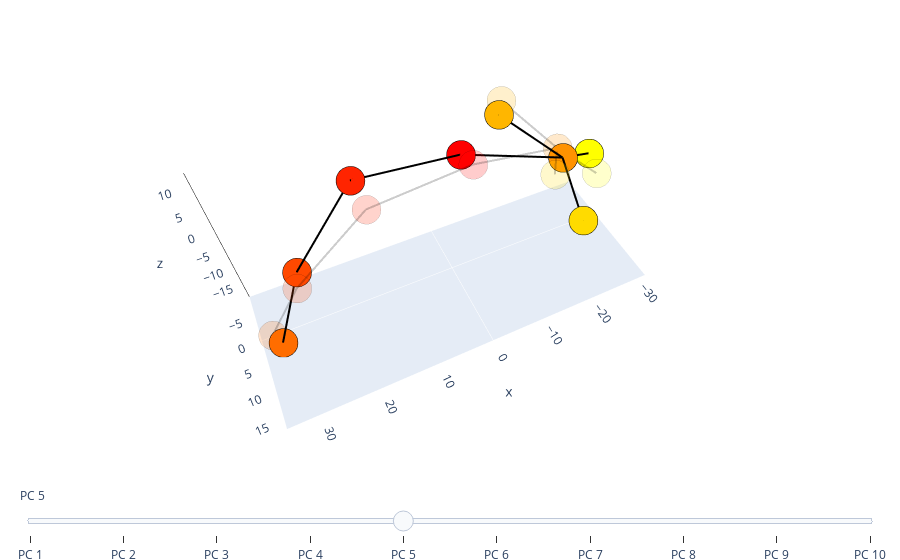

Notebook source saved alongside this figure:
### Markdown cell above
##### PCA

### Code cell
pca = kpms.fit_pca(**data, **config())
kpms.save_pca(pca, project_dir)

kpms.print_dims_to_explain_variance(pca, 0.9)
kpms.plot_scree(pca, project_dir=project_dir)
kpms.plot_pcs(pca, project_dir=project_dir, **config())

### Figure 1 — Plotly figure (JSON) as saved in the notebook; plotly's stock layout.template omitted (floating-point values rounded to 4 significant figures; data arrays with more than 128 entries replaced by an {"elided": "..."} marker saying what was removed)
{"data": [{"marker": {"color": [0, 0.1429, 0.2857, 0.4286, 0.5714, 0.7143, 0.8571, 1], "colorscale": {"elided": "255x2 mixed values"}, "line": {"color": "black", "width": 0.5}, "opacity": 1, "size": 10}, "mode": "markers", "type": "scatter3d", "visible": false, "x": [-2.917, 13.07, 24.54, 30.18, -16.85, -10.92, -9.778, -27.32], "y": [-0.5616, -1.183, -0.5616, 0.2209, 0.4868, -9.043, 9.373, 1.269], "z": [6.073, -0.2813, -14.74, -24.77, 8.235, 11.38, 11.56, 2.532]}, {"line": {"color": "rgba(0, 0, 0, 1)", "width": 4}, "mode": "lines", "type": "scatter3d", "visible": false, "x": [13.07, -2.917], "y": [-1.183, -0.5616], "z": [-0.2813, 6.073]}, {"line": {"color": "rgba(0, 0, 0, 1)", "width": 4}, "mode": "lines", "type": "scatter3d", "visible": false, "x": [24.54, 13.07], "y": [-0.5616, -1.183], "z": [-14.74, -0.2813]}, {"line": {"color": "rgba(0, 0, 0, 1)", "width": 4}, "mode": "lines", "type": "scatter3d", "visible": false, "x": [30.18, 24.54], "y": [0.2209, -0.5616], "z": [-24.77, -14.74]}, {"line": {"color": "rgba(0, 0, 0, 1)", "width": 4}, "mode": "lines", "type": "scatter3d", "visible": false, "x": [-16.85, -2.917], "y": [0.4868, -0.5616], "z": [8.235, 6.073]}, {"line": {"color": "rgba(0, 0, 0, 1)", "width": 4}, "mode": "lines", "type": "scatter3d", "visible": false, "x": [-10.92, -16.85], "y": [-9.043, 0.4868], "z": [11.38, 8.235]}, {"line": {"color": "rgba(0, 0, 0, 1)", "width": 4}, "mode": "lines", "type": "scatter3d", "visible": false, "x": [-9.778, -16.85], "y": [9.373, 0.4868], "z": [11.56, 8.235]}, {"line": {"color": "rgba(0, 0, 0, 1)", "width": 4}, "mode": "lines", "type": "scatter3d", "visible": false, "x": [-27.32, -16.85], "y": [1.269, 0.4868], "z": [2.532, 8.235]}, {"marker": {"color": [0, 0.1429, 0.2857, 0.4286, 0.5714, 0.7143, 0.8571, 1], "colorscale": {"elided": "255x2 mixed values"}, "line": {"color": "black", "width": 0.5}, "opacity": 1, "size": 10}, "mode": "markers", "type": "scatter3d", "visible": false, "x": [-3.837, 13.3, 25.69, 31.41, -17.64, -16.56, -7.399, -24.97], "y": [-3.768, -6.958, -3.768, -0.1476, 3.603, -7.934, 8.982, 9.992], "z": [6.877, 4.394, -8.543, -18.11, 3.75, 9.126, 9.74, -7.233]}, {"line": {"color": "rgba(0, 0, 0, 1)", "width": 4}, "mode": "lines", "type": "scatter3d", "visible": false, "x": [13.3, -3.837], "y": [-6.958, -3.768], "z": [4.394, 6.877]}, {"line": {"color": "rgba(0, 0, 0, 1)", "width": 4}, "mode": "lines", "type": "scatter3d", "visible": false, "x": [25.69, 13.3], "y": [-3.768, -6.958], "z": [-8.543, 4.394]}, {"line": {"color": "rgba(0, 0, 0, 1)", "width": 4}, "mode": "lines", "type": "scatter3d", "visible": false, "x": [31.41, 25.69], "y": [-0.1476, -3.768], "z": [-18.11, -8.543]}, {"line": {"color": "rgba(0, 0, 0, 1)", "width": 4}, "mode": "lines", "type": "scatter3d", "visible": false, "x": [-17.64, -3.837], "y": [3.603, -3.768], "z": [3.75, 6.877]}, {"line": {"color": "rgba(0, 0, 0, 1)", "width": 4}, "mode": "lines", "type": "scatter3d", "visible": false, "x": [-16.56, -17.64], "y": [-7.934, 3.603], "z": [9.126, 3.75]}, {"line": {"color": "rgba(0, 0, 0, 1)", "width": 4}, "mode": "lines", "type": "scatter3d", "visible": false, "x": [-7.399, -17.64], "y": [8.982, 3.603], "z": [9.74, 3.75]}, {"line": {"color": "rgba(0, 0, 0, 1)", "width": 4}, "mode": "lines", "type": "scatter3d", "visible": false, "x": [-24.97, -17.64], "y": [9.992, 3.603], "z": [-7.233, 3.75]}, {"marker": {"color": [0, 0.1429, 0.2857, 0.4286, 0.5714, 0.7143, 0.8571, 1], "colorscale": {"elided": "255x2 mixed values"}, "line": {"color": "black", "width": 0.5}, "opacity": 1, "size": 10}, "mode": "markers", "type": "scatter3d", "visible": false, "x": [-3.396, 12.9, 22.97, 27.3, -16.19, -10.22, -12.62, -20.75], "y": [0.7562, 1.25, 0.7562, 0.3702, -0.789, -7.86, 7.963, -2.446], "z": [8.718, 6.316, -8.713, -19.04, 3.064, 10.01, 10.4, -10.76]}, {"line": {"color": "rgba(0, 0, 0, 1)", "width": 4}, "mode": "lines", "type": "scatter3d", "visible": false, "x": [12.9, -3.396], "y": [1.25, 0.7562], "z": [6.316, 8.718]}, {"line": {"color": "rgba(0, 0, 0, 1)", "width": 4}, "mode": "lines", "type": "scatter3d", "visible": false, "x": [22.97, 12.9], "y": [0.7562, 1.25], "z": [-8.713, 6.316]}, {"line": {"color": "rgba(0, 0, 0, 1)", "width": 4}, "mode": "lines", "type": "scatter3d", "visible": false, "x": [27.3, 22.97], "y": [0.3702, 0.7562], "z": [-19.04, -8.713]}, {"line": {"color": "rgba(0, 0, 0, 1)", "width": 4}, "mode": "lines", "type": "scatter3d", "visible": false, "x": [-16.19, -3.396], "y": [-0.789, 0.7562], "z": [3.064, 8.718]}, {"line": {"color": "rgba(0, 0, 0, 1)", "width": 4}, "mode": "lines", "type": "scatter3d", "visible": false, "x": [-10.22, -16.19], "y": [-7.86, -0.789], "z": [10.01, 3.064]}, {"line": {"color": "rgba(0, 0, 0, 1)", "width": 4}, "mode": "lines", "type": "scatter3d", "visible": false, "x": [-12.62, -16.19], "y": [7.963, -0.789], "z": [10.4, 3.064]}, {"line": {"color": "rgba(0, 0, 0, 1)", "width": 4}, "mode": "lines", "type": "scatter3d", "visible": false, "x": [-20.75, -16.19], "y": [-2.446, -0.789], "z": [-10.76, 3.064]}, {"marker": {"color": [0, 0.1429, 0.2857, 0.4286, 0.5714, 0.7143, 0.8571, 1], "colorscale": {"elided": "255x2 mixed values"}, "line": {"color": "black", "width": 0.5}, "opacity": 1, "size": 10}, "mode": "markers", "type": "scatter3d", "visible": false, "x": [-6.525, 8.888, 25.87, 33.95, -15.82, -11.4, -11.22, -23.75], "y": [-0.3511, -0.8398, -0.3511, 0.1592, 0.07145, -5.618, 6.078, 0.8517], "z": [2.852, 1.229, -6.314, -12.77, 3.512, 5.413, 4.898, 1.176]}, {"line": {"color": "rgba(0, 0, 0, 1)", "width": 4}, "mode": "lines", "type": "scatter3d", "visible": false, "x": [8.888, -6.525], "y": [-0.8398, -0.3511], "z": [1.229, 2.852]}, {"line": {"color": "rgba(0, 0, 0, 1)", "width": 4}, "mode": "lines", "type": "scatter3d", "visible": false, "x": [25.87, 8.888], "y": [-0.3511, -0.8398], "z": [-6.314, 1.229]}, {"line": {"color": "rgba(0, 0, 0, 1)", "width": 4}, "mode": "lines", "type": "scatter3d", "visible": false, "x": [33.95, 25.87], "y": [0.1592, -0.3511], "z": [-12.77, -6.314]}, {"line": {"color": "rgba(0, 0, 0, 1)", "width": 4}, "mode": "lines", "type": "scatter3d", "visible": false, "x": [-15.82, -6.525], "y": [0.07145, -0.3511], "z": [3.512, 2.852]}, {"line": {"color": "rgba(0, 0, 0, 1)", "width": 4}, "mode": "lines", "type": "scatter3d", "visible": false, "x": [-11.4, -15.82], "y": [-5.618, 0.07145], "z": [5.413, 3.512]}, {"line": {"color": "rgba(0, 0, 0, 1)", "width": 4}, "mode": "lines", "type": "scatter3d", "visible": false, "x": [-11.22, -15.82], "y": [6.078, 0.07145], "z": [4.898, 3.512]}, {"line": {"color": "rgba(0, 0, 0, 1)", "width": 4}, "mode": "lines", "type": "scatter3d", "visible": false, "x": [-23.75, -15.82], "y": [0.8517, 0.07145], "z": [1.176, 3.512]}, {"marker": {"color": [0, 0.1429, 0.2857, 0.4286, 0.5714, 0.7143, 0.8571, 1], "colorscale": {"elided": "255x2 mixed values"}, "line": {"color": "black", "width": 0.5}, "opacity": 1, "size": 10}, "mode": "markers", "type": "scatter3d", "visible": true, "x": [-2.869, 14.19, 26.58, 32.58, -18.3, -9.208, -13.21, -29.77], "y": [-3.19, -7.593, -3.19, 2.73, 2.604, -3.277, 15.81, -3.892], "z": [6.082, 3.586, -8.379, -17.69, 4.214, 11.78, 5.511, -5.105]}, {"line": {"color": "rgba(0, 0, 0, 1)", "width": 4}, "mode": "lines", "type": "scatter3d", "visible": true, "x": [14.19, -2.869], "y": [-7.593, -3.19], "z": [3.586, 6.082]}, {"line": {"color": "rgba(0, 0, 0, 1)", "width": 4}, "mode": "lines", "type": "scatter3d", "visible": true, "x": [26.58, 14.19], "y": [-3.19, -7.593], "z": [-8.379, 3.586]}, {"line": {"color": "rgba(0, 0, 0, 1)", "width": 4}, "mode": "lines", "type": "scatter3d", "visible": true, "x": [32.58, 26.58], "y": [2.73, -3.19], "z": [-17.69, -8.379]}, {"line": {"color": "rgba(0, 0, 0, 1)", "width": 4}, "mode": "lines", "type": "scatter3d", "visible": true, "x": [-18.3, -2.869], "y": [2.604, -3.19], "z": [4.214, 6.082]}, {"line": {"color": "rgba(0, 0, 0, 1)", "width": 4}, "mode": "lines", "type": "scatter3d", "visible": true, "x": [-9.208, -18.3], "y": [-3.277, 2.604], "z": [11.78, 4.214]}, {"line": {"color": "rgba(0, 0, 0, 1)", "width": 4}, "mode": "lines", "type": "scatter3d", "visible": true, "x": [-13.21, -18.3], "y": [15.81, 2.604], "z": [5.511, 4.214]}, {"line": {"color": "rgba(0, 0, 0, 1)", "width": 4}, "mode": "lines", "type": "scatter3d", "visible": true, "x": [-29.77, -18.3], "y": [-3.892, 2.604], "z": [-5.105, 4.214]}, {"marker": {"color": [0, 0.1429, 0.2857, 0.4286, 0.5714, 0.7143, 0.8571, 1], "colorscale": {"elided": "255x2 mixed values"}, "line": {"color": "black", "width": 0.5}, "opacity": 1, "size": 10}, "mode": "markers", "type": "scatter3d", "visible": false, "x": [-0.8869, 13.59, 23.62, 29.55, -17.56, -7.036, -5.68, -35.59], "y": [0.002094, 0.3, 0.002094, -0.4289, 0.1547, -12.16, 9.789, 2.345], "z": [4.506, 3.929, -6.524, -15.35, 3.122, 7.142, 8.988, -5.815]}, {"line": {"color": "rgba(0, 0, 0, 1)", "width": 4}, "mode": "lines", "type": "scatter3d", "visible": false, "x": [13.59, -0.8869], "y": [0.3, 0.002094], "z": [3.929, 4.506]}, {"line": {"color": "rgba(0, 0, 0, 1)", "width": 4}, "mode": "lines", "type": "scatter3d", "visible": false, "x": [23.62, 13.59], "y": [0.002094, 0.3], "z": [-6.524, 3.929]}, {"line": {"color": "rgba(0, 0, 0, 1)", "width": 4}, "mode": "lines", "type": "scatter3d", "visible": false, "x": [29.55, 23.62], "y": [-0.4289, 0.002094], "z": [-15.35, -6.524]}, {"line": {"color": "rgba(0, 0, 0, 1)", "width": 4}, "mode": "lines", "type": "scatter3d", "visible": false, "x": [-17.56, -0.8869], "y": [0.1547, 0.002094], "z": [3.122, 4.506]}, {"line": {"color": "rgba(0, 0, 0, 1)", "width": 4}, "mode": "lines", "type": "scatter3d", "visible": false, "x": [-7.036, -17.56], "y": [-12.16, 0.1547], "z": [7.142, 3.122]}, {"line": {"color": "rgba(0, 0, 0, 1)", "width": 4}, "mode": "lines", "type": "scatter3d", "visible": false, "x": [-5.68, -17.56], "y": [9.789, 0.1547], "z": [8.988, 3.122]}, {"line": {"color": "rgba(0, 0, 0, 1)", "width": 4}, "mode": "lines", "type": "scatter3d", "visible": false, "x": [-35.59, -17.56], "y": [2.345, 0.1547], "z": [-5.815, 3.122]}, {"marker": {"color": [0, 0.1429, 0.2857, 0.4286, 0.5714, 0.7143, 0.8571, 1], "colorscale": {"elided": "255x2 mixed values"}, "line": {"color": "black", "width": 0.5}, "opacity": 1, "size": 10}, "mode": "markers", "type": "scatter3d", "visible": false, "x": [-5.789, 5.933, 26.17, 38.94, -18.9, -10.19, -10.08, -26.09], "y": [-0.7476, -0.4974, -0.7476, -0.3875, 0.1319, -12.94, 13.58, 1.607], "z": [5.441, -0.7768, -8.784, -17.36, 4.423, 14.66, 10.92, -8.52]}, {"line": {"color": "rgba(0, 0, 0, 1)", "width": 4}, "mode": "lines", "type": "scatter3d", "visible": false, "x": [5.933, -5.789], "y": [-0.4974, -0.7476], "z": [-0.7768, 5.441]}, {"line": {"color": "rgba(0, 0, 0, 1)", "width": 4}, "mode": "lines", "type": "scatter3d", "visible": false, "x": [26.17, 5.933], "y": [-0.7476, -0.4974], "z": [-8.784, -0.7768]}, {"line": {"color": "rgba(0, 0, 0, 1)", "width": 4}, "mode": "lines", "type": "scatter3d", "visible": false, "x": [38.94, 26.17], "y": [-0.3875, -0.7476], "z": [-17.36, -8.784]}, {"line": {"color": "rgba(0, 0, 0, 1)", "width": 4}, "mode": "lines", "type": "scatter3d", "visible": false, "x": [-18.9, -5.789], "y": [0.1319, -0.7476], "z": [4.423, 5.441]}, {"line": {"color": "rgba(0, 0, 0, 1)", "width": 4}, "mode": "lines", "type": "scatter3d", "visible": false, "x": [-10.19, -18.9], "y": [-12.94, 0.1319], "z": [14.66, 4.423]}, {"line": {"color": "rgba(0, 0, 0, 1)", "width": 4}, "mode": "lines", "type": "scatter3d", "visible": false, "x": [-10.08, -18.9], "y": [13.58, 0.1319], "z": [10.92, 4.423]}, {"line": {"color": "rgba(0, 0, 0, 1)", "width": 4}, "mode": "lines", "type": "scatter3d", "visible": false, "x": [-26.09, -18.9], "y": [1.607, 0.1319], "z": [-8.52, 4.423]}, {"marker": {"color": [0, 0.1429, 0.2857, 0.4286, 0.5714, 0.7143, 0.8571, 1], "colorscale": {"elided": "255x2 mixed values"}, "line": {"color": "black", "width": 0.5}, "opacity": 1, "size": 10}, "mode": "markers", "type": "scatter3d", "visible": false, "x": [-3.77, 13.7, 27.0, 33.38, -18.77, -14.53, -12.46, -24.55], "y": [-0.1624, -2.194, -0.1624, 2.868, -0.02028, -16.94, 16.26, 0.3525], "z": [5.609, 8.081, -7.49, -20.07, 2.705, 4.662, 7.631, -1.129]}, {"line": {"color": "rgba(0, 0, 0, 1)", "width": 4}, "mode": "lines", "type": "scatter3d", "visible": false, "x": [13.7, -3.77], "y": [-2.194, -0.1624], "z": [8.081, 5.609]}, {"line": {"color": "rgba(0, 0, 0, 1)", "width": 4}, "mode": "lines", "type": "scatter3d", "visible": false, "x": [27.0, 13.7], "y": [-0.1624, -2.194], "z": [-7.49, 8.081]}, {"line": {"color": "rgba(0, 0, 0, 1)", "width": 4}, "mode": "lines", "type": "scatter3d", "visible": false, "x": [33.38, 27.0], "y": [2.868, -0.1624], "z": [-20.07, -7.49]}, {"line": {"color": "rgba(0, 0, 0, 1)", "width": 4}, "mode": "lines", "type": "scatter3d", "visible": false, "x": [-18.77, -3.77], "y": [-0.02028, -0.1624], "z": [2.705, 5.609]}, {"line": {"color": "rgba(0, 0, 0, 1)", "width": 4}, "mode": "lines", "type": "scatter3d", "visible": false, "x": [-14.53, -18.77], "y": [-16.94, -0.02028], "z": [4.662, 2.705]}, {"line": {"color": "rgba(0, 0, 0, 1)", "width": 4}, "mode": "lines", "type": "scatter3d", "visible": false, "x": [-12.46, -18.77], "y": [16.26, -0.02028], "z": [7.631, 2.705]}, {"line": {"color": "rgba(0, 0, 0, 1)", "width": 4}, "mode": "lines", "type": "scatter3d", "visible": false, "x": [-24.55, -18.77], "y": [0.3525, -0.02028], "z": [-1.129, 2.705]}, {"marker": {"color": [0, 0.1429, 0.2857, 0.4286, 0.5714, 0.7143, 0.8571, 1], "colorscale": {"elided": "255x2 mixed values"}, "line": {"color": "black", "width": 0.5}, "opacity": 1, "size": 10}, "mode": "markers", "type": "scatter3d", "visible": false, "x": [-4.141, 11.9, 27.24, 35.2, -18.7, -13.26, -9.777, -28.45], "y": [0.2107, -5.297, 0.2107, 5.855, 1.534, -7.707, 8.088, -2.894], "z": [5.441, 1.5, -8.912, -17.64, 4.616, 2.887, 18.47, -6.366]}, {"line": {"color": "rgba(0, 0, 0, 1)", "width": 4}, "mode": "lines", "type": "scatter3d", "visible": false, "x": [11.9, -4.141], "y": [-5.297, 0.2107], "z": [1.5, 5.441]}, {"line": {"color": "rgba(0, 0, 0, 1)", "width": 4}, "mode": "lines", "type": "scatter3d", "visible": false, "x": [27.24, 11.9], "y": [0.2107, -5.297], "z": [-8.912, 1.5]}, {"line": {"color": "rgba(0, 0, 0, 1)", "width": 4}, "mode": "lines", "type": "scatter3d", "visible": false, "x": [35.2, 27.24], "y": [5.855, 0.2107], "z": [-17.64, -8.912]}, {"line": {"color": "rgba(0, 0, 0, 1)", "width": 4}, "mode": "lines", "type": "scatter3d", "visible": false, "x": [-18.7, -4.141], "y": [1.534, 0.2107], "z": [4.616, 5.441]}, {"line": {"color": "rgba(0, 0, 0, 1)", "width": 4}, "mode": "lines", "type": "scatter3d", "visible": false, "x": [-13.26, -18.7], "y": [-7.707, 1.534], "z": [2.887, 4.616]}, {"line": {"color": "rgba(0, 0, 0, 1)", "width": 4}, "mode": "lines", "type": "scatter3d", "visible": false, "x": [-9.777, -18.7], "y": [8.088, 1.534], "z": [18.47, 4.616]}, {"line": {"color": "rgba(0, 0, 0, 1)", "width": 4}, "mode": "lines", "type": "scatter3d", "visible": false, "x": [-28.45, -18.7], "y": [-2.894, 1.534], "z": [-6.366, 4.616]}, {"marker": {"color": [0, 0.1429, 0.2857, 0.4286, 0.5714, 0.7143, 0.8571, 1], "colorscale": {"elided": "255x2 mixed values"}, "line": {"color": "black", "width": 0.5}, "opacity": 1, "size": 10}, "mode": "markers", "type": "scatter3d", "visible": false, "x": [-3.258, 14.45, 27.34, 33.08, -18.4, -16.04, -8.655, -28.51], "y": [0.2202, -1.959, 0.2202, 10.5, -3.048, -11.35, 5.301, 0.1173], "z": [5.942, 2.274, -8.972, -17.4, 4.692, 14.17, 4.899, -5.601]}, {"line": {"color": "rgba(0, 0, 0, 1)", "width": 4}, "mode": "lines", "type": "scatter3d", "visible": false, "x": [14.45, -3.258], "y": [-1.959, 0.2202], "z": [2.274, 5.942]}, {"line": {"color": "rgba(0, 0, 0, 1)", "width": 4}, "mode": "lines", "type": "scatter3d", "visible": false, "x": [27.34, 14.45], "y": [0.2202, -1.959], "z": [-8.972, 2.274]}, {"line": {"color": "rgba(0, 0, 0, 1)", "width": 4}, "mode": "lines", "type": "scatter3d", "visible": false, "x": [33.08, 27.34], "y": [10.5, 0.2202], "z": [-17.4, -8.972]}, {"line": {"color": "rgba(0, 0, 0, 1)", "width": 4}, "mode": "lines", "type": "scatter3d", "visible": false, "x": [-18.4, -3.258], "y": [-3.048, 0.2202], "z": [4.692, 5.942]}, {"line": {"color": "rgba(0, 0, 0, 1)", "width": 4}, "mode": "lines", "type": "scatter3d", "visible": false, "x": [-16.04, -18.4], "y": [-11.35, -3.048], "z": [14.17, 4.692]}, {"line": {"color": "rgba(0, 0, 0, 1)", "width": 4}, "mode": "lines", "type": "scatter3d", "visible": false, "x": [-8.655, -18.4], "y": [5.301, -3.048], "z": [4.899, 4.692]}, {"line": {"color": "rgba(0, 0, 0, 1)", "width": 4}, "mode": "lines", "type": "scatter3d", "visible": false, "x": [-28.51, -18.4], "y": [0.1173, -3.048], "z": [-5.601, 4.692]}, {"marker": {"color": [0, 0.1429, 0.2857, 0.4286, 0.5714, 0.7143, 0.8571, 1], "colorscale": {"elided": "255x2 mixed values"}, "line": {"color": "black", "width": 0.5}, "opacity": 0.2, "size": 10}, "mode": "markers", "type": "scatter3d", "visible": true, "x": [-3.687, 13.89, 27.39, 33.88, -18.65, -12.82, -11.9, -28.09], "y": [-0.5003, -1.099, -0.5003, 0.3065, 0.3921, -8.856, 9.22, 1.038], "z": [5.986, 3.35, -8.867, -18.2, 4.278, 9.182, 9.321, -5.046]}, {"line": {"color": "rgba(0, 0, 0, 0.2)", "width": 4}, "mode": "lines", "type": "scatter3d", "visible": true, "x": [13.89, -3.687], "y": [-1.099, -0.5003], "z": [3.35, 5.986]}, {"line": {"color": "rgba(0, 0, 0, 0.2)", "width": 4}, "mode": "lines", "type": "scatter3d", "visible": true, "x": [27.39, 13.89], "y": [-0.5003, -1.099], "z": [-8.867, 3.35]}, {"line": {"color": "rgba(0, 0, 0, 0.2)", "width": 4}, "mode": "lines", "type": "scatter3d", "visible": true, "x": [33.88, 27.39], "y": [0.3065, -0.5003], "z": [-18.2, -8.867]}, {"line": {"color": "rgba(0, 0, 0, 0.2)", "width": 4}, "mode": "lines", "type": "scatter3d", "visible": true, "x": [-18.65, -3.687], "y": [0.3921, -0.5003], "z": [4.278, 5.986]}, {"line": {"color": "rgba(0, 0, 0, 0.2)", "width": 4}, "mode": "lines", "type": "scatter3d", "visible": true, "x": [-12.82, -18.65], "y": [-8.856, 0.3921], "z": [9.182, 4.278]}, {"line": {"color": "rgba(0, 0, 0, 0.2)", "width": 4}, "mode": "lines", "type": "scatter3d", "visible": true, "x": [-11.9, -18.65], "y": [9.22, 0.3921], "z": [9.321, 4.278]}, {"line": {"color": "rgba(0, 0, 0, 0.2)", "width": 4}, "mode": "lines", "type": "scatter3d", "visible": true, "x": [-28.09, -18.65], "y": [1.038, 0.3921], "z": [-5.046, 4.278]}], "layout": {"autosize": true, "margin": {"b": 0, "l": 20, "pad": 10, "r": 20, "t": 0}, "scene": {"aspectmode": "data", "aspectratio": {"x": 1.763, "y": 0.6831, "z": 0.8304}, "bgcolor": "white", "camera": {"center": {"x": 0, "y": 0, "z": 0}, "eye": {"x": 0.6126, "y": 1.316, "z": 1.844}, "projection": {"type": "perspective"}, "up": {"x": 0, "y": 0, "z": 1}}, "domain": {"x": [0, 1], "y": [0, 1]}, "xaxis": {"showbackground": false, "showgrid": false, "type": "linear"}, "yaxis": {"showbackground": false, "showgrid": false, "type": "linear"}, "zaxis": {"linecolor": "black", "showgrid": false, "showline": true, "type": "linear"}}, "showlegend": false, "sliders": [{"active": 4, "steps": [{"args": [{"visible": [true, true, true, true, true, true, true, true, false, false, false, false, false, false, false, false, false, false, false, false, false, false, false, false, false, false, false, false, false, false, false, false, false, false, false, false, false, false, false, false, false, false, false, false, false, false, false, false, false, false, false, false, false, false, false, false, false, false, false, false, false, false, false, false, false, false, false, false, false, false, false, false, false, false, false, false, false, false, false, false, true, true, true, true, true, true, true, true]}], "label": "PC 1", "method": "update"}, {"args": [{"visible": [false, false, false, false, false, false, false, false, true, true, true, true, true, true, true, true, false, false, false, false, false, false, false, false, false, false, false, false, false, false, false, false, false, false, false, false, false, false, false, false, false, false, false, false, false, false, false, false, false, false, false, false, false, false, false, false, false, false, false, false, false, false, false, false, false, false, false, false, false, false, false, false, false, false, false, false, false, false, false, false, true, true, true, true, true, true, true, true]}], "label": "PC 2", "method": "update"}, {"args": [{"visible": [false, false, false, false, false, false, false, false, false, false, false, false, false, false, false, false, true, true, true, true, true, true, true, true, false, false, false, false, false, false, false, false, false, false, false, false, false, false, false, false, false, false, false, false, false, false, false, false, false, false, false, false, false, false, false, false, false, false, false, false, false, false, false, false, false, false, false, false, false, false, false, false, false, false, false, false, false, false, false, false, true, true, true, true, true, true, true, true]}], "label": "PC 3", "method": "update"}, {"args": [{"visible": [false, false, false, false, false, false, false, false, false, false, false, false, false, false, false, false, false, false, false, false, false, false, false, false, true, true, true, true, true, true, true, true, false, false, false, false, false, false, false, false, false, false, false, false, false, false, false, false, false, false, false, false, false, false, false, false, false, false, false, false, false, false, false, false, false, false, false, false, false, false, false, false, false, false, false, false, false, false, false, false, true, true, true, true, true, true, true, true]}], "label": "PC 4", "method": "update"}, {"args": [{"visible": [false, false, false, false, false, false, false, false, false, false, false, false, false, false, false, false, false, false, false, false, false, false, false, false, false, false, false, false, false, false, false, false, true, true, true, true, true, true, true, true, false, false, false, false, false, false, false, false, false, false, false, false, false, false, false, false, false, false, false, false, false, false, false, false, false, false, false, false, false, false, false, false, false, false, false, false, false, false, false, false, true, true, true, true, true, true, true, true]}], "label": "PC 5", "method": "update"}, {"args": [{"visible": [false, false, false, false, false, false, false, false, false, false, false, false, false, false, false, false, false, false, false, false, false, false, false, false, false, false, false, false, false, false, false, false, false, false, false, false, false, false, false, false, true, true, true, true, true, true, true, true, false, false, false, false, false, false, false, false, false, false, false, false, false, false, false, false, false, false, false, false, false, false, false, false, false, false, false, false, false, false, false, false, true, true, true, true, true, true, true, true]}], "label": "PC 6", "method": "update"}, {"args": [{"visible": [false, false, false, false, false, false, false, false, false, false, false, false, false, false, false, false, false, false, false, false, false, false, false, false, false, false, false, false, false, false, false, false, false, false, false, false, false, false, false, false, false, false, false, false, false, false, false, false, true, true, true, true, true, true, true, true, false, false, false, false, false, false, false, false, false, false, false, false, false, false, false, false, false, false, false, false, false, false, false, false, true, true, true, true, true, true, true, true]}], "label": "PC 7", "method": "update"}, {"args": [{"visible": [false, false, false, false, false, false, false, false, false, false, false, false, false, false, false, false, false, false, false, false, false, false, false, false, false, false, false, false, false, false, false, false, false, false, false, false, false, false, false, false, false, false, false, false, false, false, false, false, false, false, false, false, false, false, false, false, true, true, true, true, true, true, true, true, false, false, false, false, false, false, false, false, false, false, false, false, false, false, false, false, true, true, true, true, true, true, true, true]}], "label": "PC 8", "method": "update"}, {"args": [{"visible": [false, false, false, false, false, false, false, false, false, false, false, false, false, false, false, false, false, false, false, false, false, false, false, false, false, false, false, false, false, false, false, false, false, false, false, false, false, false, false, false, false, false, false, false, false, false, false, false, false, false, false, false, false, false, false, false, false, false, false, false, false, false, false, false, true, true, true, true, true, true, true, true, false, false, false, false, false, false, false, false, true, true, true, true, true, true, true, true]}], "label": "PC 9", "method": "update"}, {"args": [{"visible": [false, false, false, false, false, false, false, false, false, false, false, false, false, false, false, false, false, false, false, false, false, false, false, false, false, false, false, false, false, false, false, false, false, false, false, false, false, false, false, false, false, false, false, false, false, false, false, false, false, false, false, false, false, false, false, false, false, false, false, false, false, false, false, false, false, false, false, false, false, false, false, false, true, true, true, true, true, true, true, true, true, true, true, true, true, true, true, true]}], "label": "PC 10", "method": "update"}]}]}}
